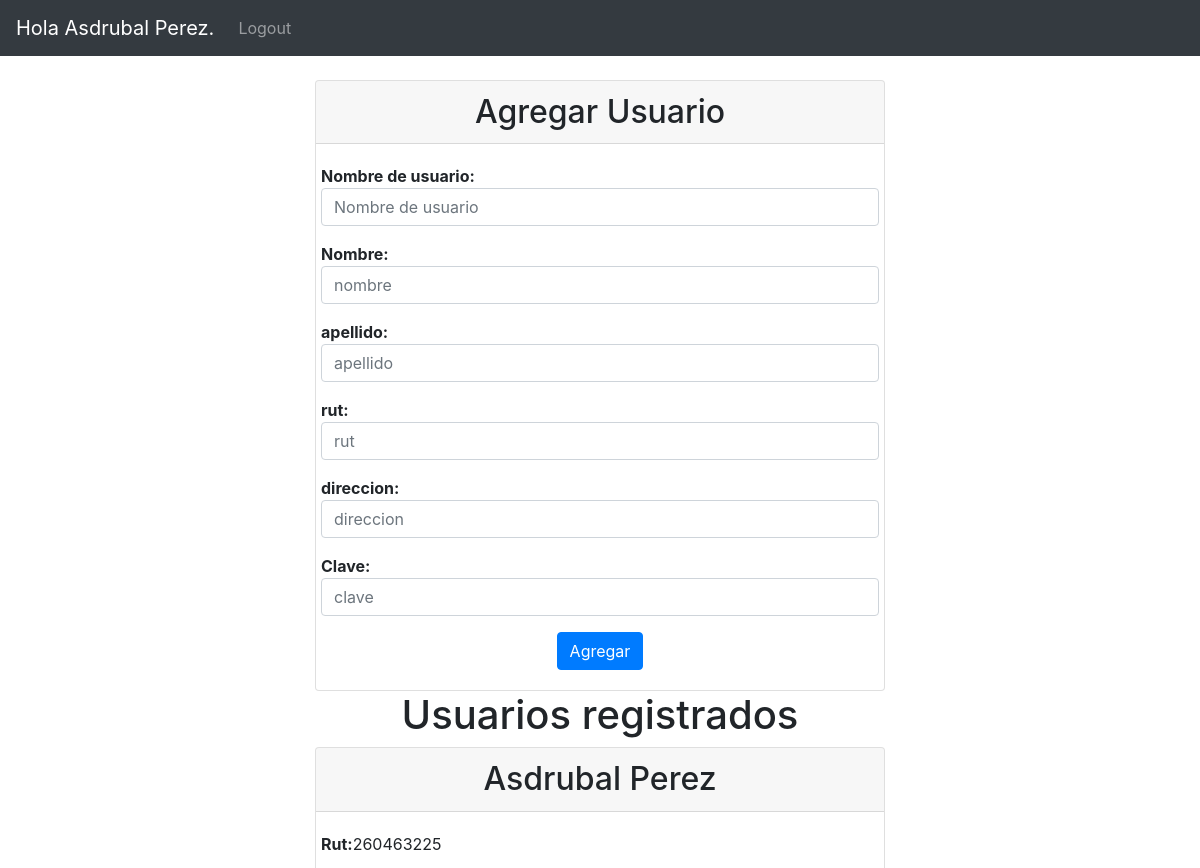
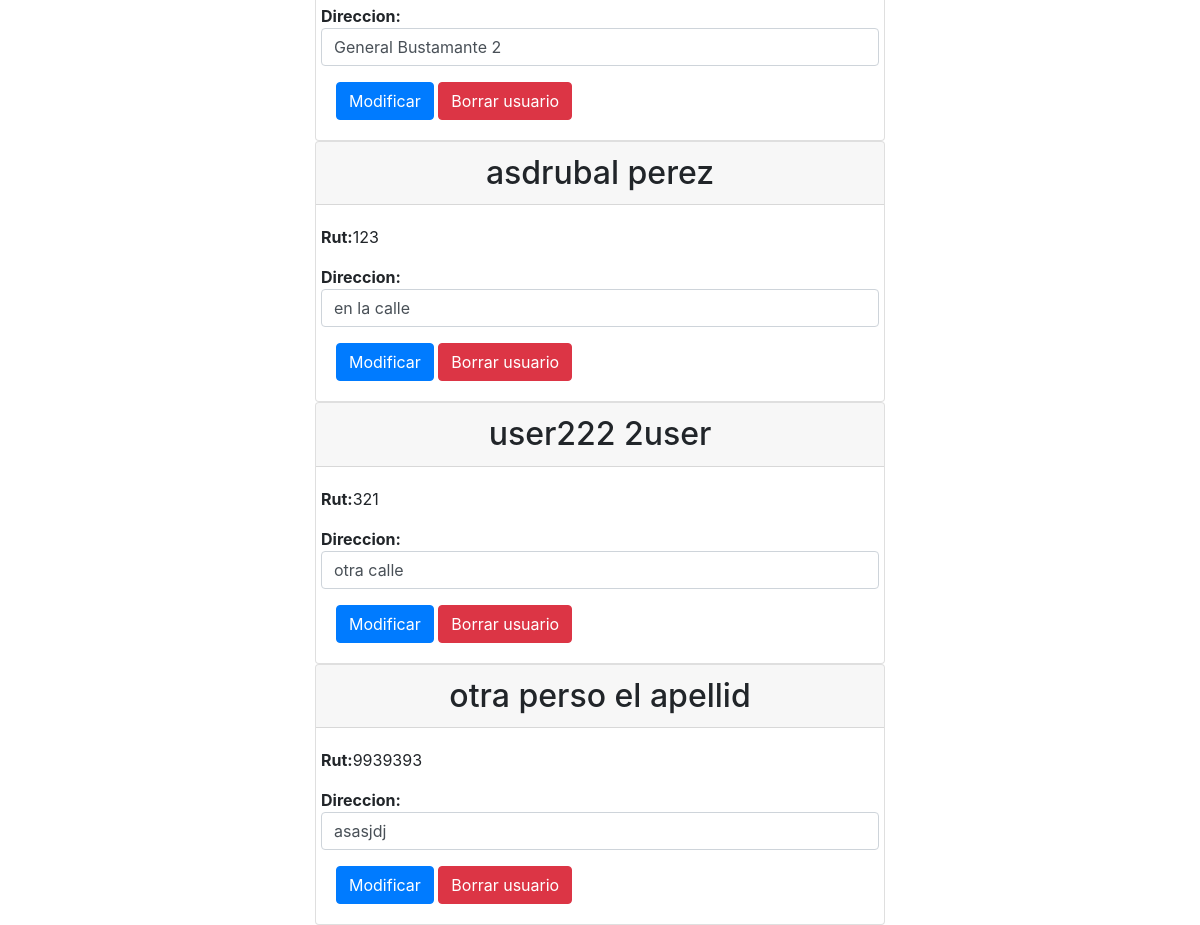
The page /admin.php (signed in) on the database its author committed (2 pictures, top to bottom).
### tables this page shows
CREATE TABLE `usuarios` (
  `id` bigint(20) UNSIGNED NOT NULL,
  `userName` varchar(15) NOT NULL,
  `password` text NOT NULL,
  `nombre` varchar(20) NOT NULL,
  `apellido` varchar(20) NOT NULL,
  `rut` varchar(10) NOT NULL,
  `direccion` varchar(20) NOT NULL
);

### clases/Class.Users.php (called while the page is built, shortened)
<?php
class User{
	private $db;
	private $is_logged = false;
	public function __construct($db) {
		$this->db = $db;
		if (isset($_GET['logout'])) {
			$this->logout();
		} elseif ( !empty($_SESSION['username']) && $_SESSION['is_logged'] )  {
			$this->is_logged = true;
		} elseif (isset($_POST['login'])) {
			$this->login();
		}
		return $this;
	}
	public function is_logged() { return $this->is_logged; }
	public function get_all_users() {
		$query = 'SELECT id, userName, password, nombre, apellido, rut, direccion FROM usuarios';
		return ($this->db->query($query)->fetch_all(MYSQLI_ASSOC));
	}
}
?>

### admin.php (the view, shortened to what this page needs)
<?php
    require_once('header.php');
    if ($user->is_logged()) {
        echo '
        <nav class="navbar navbar-expand-md navbar-dark  bg-dark">
        <a class="navbar-brand" href="#">Hola '.$_SESSION['Nombres'].'.</a>
            <button class="navbar-toggler" type="button" data-toggle="collapse" data-target="#navbarCollapse" aria-controls="navbarCollapse" aria-expanded="false" aria-label="Toggle navigation">
                <span class="navbar-toggler-icon"></span>
                </button>
            <div class="collapse navbar-collapse" id="navbarCollapse">
                <ul class="navbar-nav mr-auto">
                        <li class="nav-item">
                            <a class="nav-link" href="admin.php?logout">
                                Logout
                            </a>
                        </li>
                </ul>
            </div>
        </nav>
        ';
    }else{
        header('Location: index.php');
    }
  $usuarios = $user->get_all_users();
  $i = 0;
    echo '
        <div class="container-fluid mt-4">
        ';
         echo '
            <div class="row">
                <div class="col-6 mx-auto d-block">
                <div class="card">
                <div class="card-header" id="heading'.++$i.'">
                    <h2 class="mb-0">
                            Agregar Usuario
                    </h2>
                </div>
                    <div class="card-body text-left">
                        <form class="form-signin" action="'.$_SERVER['PHP_SELF'].'" method="POST">
                                <div class="form-group row">
                                    <b>Nombre de usuario:</b>
                                    <input type="text" class="form-control" name="userName" value="" placeholder="Nombre de usuario">
                                </div>
                                <div class="form-group row">
                                    <b>Nombre:</b>
                                    <input type="text" class="form-control" name="nombre" value="" placeholder="nombre">
                                </div>
                                <div class="form-group row">
                                    <b>apellido:</b>
                                    <input type="text" class="form-control" name="apellido" value="" placeholder="apellido">
                                </div>
                                <div class="form-group row">
                                    <b>rut:</b>
                                    <input type="text" class="form-control" name="rut" value="" placeholder="rut">
                                </div>
                                <div class="form-group row">
                                    <b>direccion:</b>
                                    <input type="text" class="form-control" name="direccion" value="" placeholder="direccion">
                                </div>
                                <div class="form-group row">
                                     <b>Clave:</b>
                                    <input type="text" class="form-control" name="password" value="" placeholder="clave">
                                </div>
                                <button class="btn btn btn-primary d-block mx-auto" name="opc" value="add" type="submit">
                                    Agregar
                                </button>
                        </form>
                    </div>
                </div>
                <h1 class="text-center">
                        Usuarios registrados
                </h1>
    ';
    foreach( $usuarios as $user){
        echo '
            <div class="card">
                <div class="card-header" id="heading'.++$i.'">
                    <h2 class="mb-0">
                            '.$user['nombre'].' '.$user['apellido'].'
                    </h2>
                </div>
                    <div class="card-body text-left">
                        <form class="form-signin" action="'.$_SERVER['PHP_SELF'].'" method="POST">
                            <div class="form-group row">
                                    <b>Rut:</b> '.$user['rut'].'
                                </div>
                                <div class="form-group row">
                                    <b>Direccion:</b>
                                    <input type="text" class="form-control" name="direccion" value="'.$user['direccion'].'" placeholder="direccion">
                                    <input type="hidden" class="form-control" name="userName" value="'.$user['userName'].'" >
                                </div>
                                <button class="btn btn btn-primary" name="opc" value="modify" type="submit">
                                    Modificar
                                </button>
                                <button class="btn btn btn-danger" name="opc" value="delete" type="submit">
                                    Borrar usuario
                                </button>
                        </form>
                    </div>
            </div>
        ';
      }
  echo '
            </div>
        </div>
    </div>
  ';
  require_once('footer.php');
?>

### header.php (shortened to what this page needs)
<?php
    require_once('clases/Class.Users.php');
    $db = new mysqli(DB_HOST,DB_USER,DB_PASS,DB_NAME);
    $user = new User($db);
?>
<!doctype html>
<html lang="en">
  <head>
    <link href="./css/bootstrap.min.css" rel="stylesheet" >
  </head>
  <body class="text-center">

### footer.php (shortened to what this page needs)
</body>
</html>

### rows shown on the page
usuarios: nombre "Asdrubal", apellido "Perez", rut "260463225", direccion "General Bustamante 2"
usuarios: nombre "asdrubal", apellido "perez", rut "123", direccion "en la calle"
usuarios: nombre "user222", apellido "2user", rut "321", direccion "otra calle"
usuarios: nombre "otra perso", apellido "el apellid", rut "9939393", direccion "asasjdj"

### other values the page prints
$_SESSION['Nombres'] "Asdrubal Perez"
